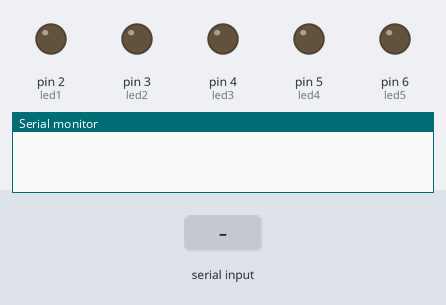
A sketch run on a simulated SparkFun Pro Micro, built with avr-gcc and run on an emulated ATmega32U4. Parts: output pins drawn as LEDs (lit = HIGH), the last lines printed to the serial monitor. The inputs (shaded band) are chosen by the test bench.

Above: at 1.2 s.
1.3 s: "*all on" received over Serial
At 2.8 s:
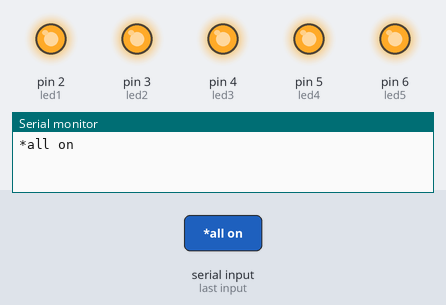
3.1 s: "*L1 off" received over Serial
At 4.4 s:
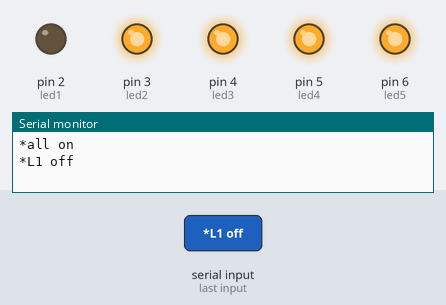
4.9 s: "*all off" received over Serial
At 6.4 s:
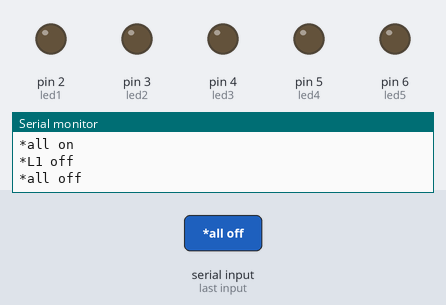
6.8 s: "*L1 on" received over Serial
At 7.8 s:
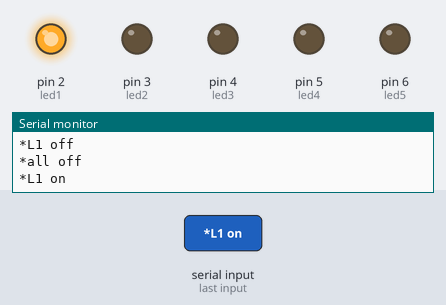
8.6 s: "*L2 on" received over Serial
At 10.1 s:
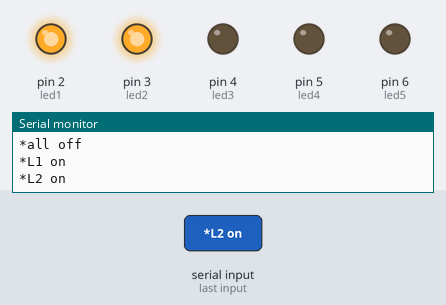
10.4 s: "*L3 on" received over Serial
At 11.7 s:
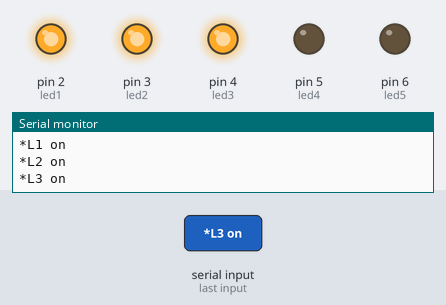
Timing chart, 0 to 13.2 s (numbered marks = the images above; inputs shaded):
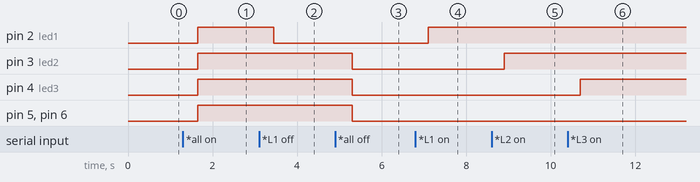

Measured:
- after the input at 1.3 s, pin 2 (led1), pin 3 (led2), pin 4 (led3), pin 5 (led4), pin 6 (led5): LOW → HIGH after 0.35 s
- after the input at 3.1 s, pin 2 (led1): HIGH → LOW after 0.35 s
- after the input at 4.9 s, pin 3 (led2), pin 4 (led3), pin 5 (led4), pin 6 (led5): HIGH → LOW after 0.40 s
- after the input at 6.8 s, pin 2 (led1): LOW → HIGH after 0.30 s
- after the input at 8.6 s, pin 3 (led2): LOW → HIGH after 0.30 s
- after the input at 10.4 s, pin 4 (led3): LOW → HIGH after 0.30 s

The sketch:

Voice_Control_BT.ino
```cpp
//Credit to: Angelo Casimiro


String voice;
int
led1 = 2, //Connect LED 1 To Pin #2
led2 = 3, //Connect LED 2 To Pin #3
led3 = 4, //Connect LED 3 To Pin #4
led4 = 5, //Connect LED 4 To Pin #5
led5 = 6; //Connect LED 5 To Pin #6
//--------------------------Call A Function-------------------------------//
void allon(){
     digitalWrite(led1, HIGH);
     digitalWrite(led2, HIGH);
     digitalWrite(led3, HIGH);
     digitalWrite(led4, HIGH);
     digitalWrite(led5, HIGH);
}
void alloff(){
     digitalWrite(led1, LOW);
     digitalWrite(led2, LOW);
     digitalWrite(led3, LOW);
     digitalWrite(led4, LOW);
     digitalWrite(led5, LOW);
}
//-----------------------------------------------------------------------//
void setup() {
  Serial.begin(9600);
  pinMode(led1, OUTPUT);
  pinMode(led2, OUTPUT);
  pinMode(led3, OUTPUT);
  pinMode(led4, OUTPUT);
  pinMode(led5, OUTPUT);
}

void loop() {
  while (Serial.available()){
  delay(50);
  char chunk = Serial.read(); //Data chunk recieved by the HC05 Module
  if (chunk == '#') {break;} //Empty Data Chunk
  voice += chunk; //Constructing instruction using data chunks
  }
  if (voice.length() > 0) {
    Serial.println(voice);
//-----------------------------------------------------------------------//
  //----------Control Multiple Pins/ LEDs----------//
       if(voice == "*all on") {allon();}  //Turn Off All Pins (Call Function)
  else if(voice == "*all off"){alloff();} //Turn On  All Pins (Call Function)

  //----------Turn On One-By-One----------//
  else if(voice == "*L1 on") {digitalWrite(led1, HIGH);}
  else if(voice == "*L2 on") {digitalWrite(led2, HIGH);}
  else if(voice == "*L3 on") {digitalWrite(led3, HIGH);}
  else if(voice == "*L4 on") {digitalWrite(led4, HIGH);}
  else if(voice == "*L5 on") {digitalWrite(led5, HIGH);}
  //----------Turn Off One-By-One----------//
  else if(voice == "*L1 off") {digitalWrite(led1, LOW);}
  else if(voice == "*L2 off") {digitalWrite(led2, LOW);}
  else if(voice == "*L3 off") {digitalWrite(led3, LOW);}
  else if(voice == "*L4 off") {digitalWrite(led4, LOW);}
  else if(voice == "*L5 off") {digitalWrite(led5, LOW);}
//-----------------------------------------------------------------------//
voice="";}} //Reset the variable after initiating
```
